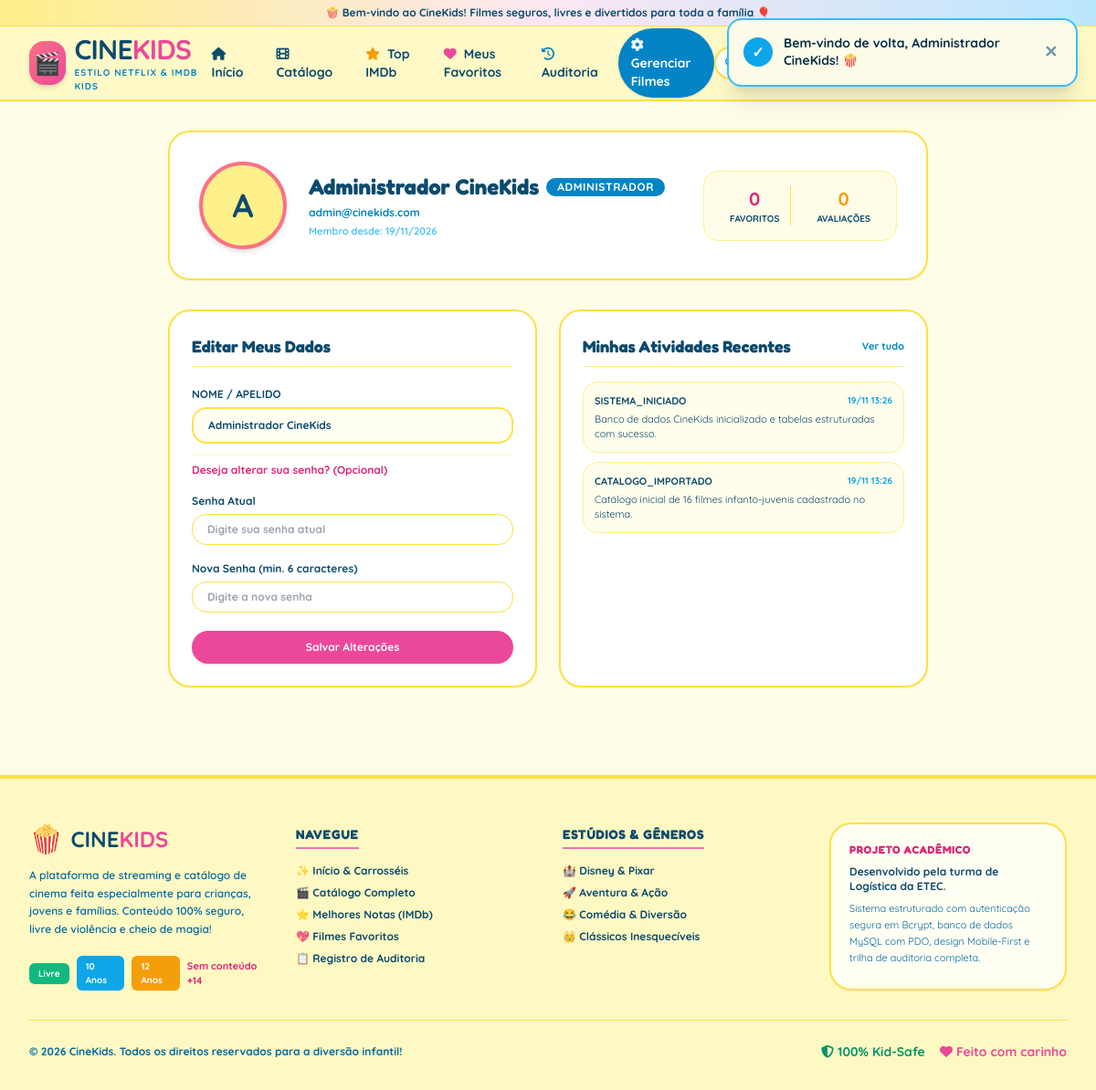
The app's page /perfil.php (signed in) with its own data.
### tables this page shows
CREATE TABLE IF NOT EXISTS `usuarios` (
  `id` INT AUTO_INCREMENT PRIMARY KEY,
  `nome` VARCHAR(100) NOT NULL,
  `email` VARCHAR(150) NOT NULL UNIQUE,
  `senha` VARCHAR(255) NOT NULL,
  `tipo` ENUM('admin', 'usuario') NOT NULL DEFAULT 'usuario',
  `avatar` VARCHAR(50) DEFAULT 'avatar1.png',
  `criado_em` TIMESTAMP DEFAULT CURRENT_TIMESTAMP
);

CREATE TABLE IF NOT EXISTS `logs_auditoria` (
  `id` INT AUTO_INCREMENT PRIMARY KEY,
  `usuario_id` INT NULL,
  `usuario_nome` VARCHAR(150) NULL,
  `acao` VARCHAR(50) NOT NULL,
  `detalhes` TEXT NOT NULL,
  `ip` VARCHAR(45) NULL,
  `data_hora` TIMESTAMP DEFAULT CURRENT_TIMESTAMP,
  FOREIGN KEY (`usuario_id`) REFERENCES `usuarios`(`id`) ON DELETE SET NULL
);

### perfil.php (the view, shortened to what this page needs)
<?php
require_once __DIR__ . '/includes/header.php';
$stmt = $pdo->prepare("SELECT * FROM usuarios WHERE id = :id LIMIT 1");
$stmt->execute([':id' => $usuarioAtual['id']]);
$user = $stmt->fetch();
$totalFavs = $pdo->prepare("SELECT COUNT(*) FROM favoritos WHERE usuario_id = :id");
$totalFavs->execute([':id' => $user['id']]);
$qtdFavs = $totalFavs->fetchColumn();
$totalAvals = $pdo->prepare("SELECT COUNT(*) FROM avaliacoes WHERE usuario_id = :id");
$totalAvals->execute([':id' => $user['id']]);
$qtdAvals = $totalAvals->fetchColumn();
$stmtLogs = $pdo->prepare("SELECT * FROM logs_auditoria WHERE usuario_id = :id ORDER BY data_hora DESC LIMIT 5");
$stmtLogs->execute([':id' => $user['id']]);
$meusLogs = $stmtLogs->fetchAll();
?>
<div class="max-w-4xl mx-auto px-4 sm:px-6 lg:px-8 py-8 space-y-8">
    <div class="bg-white rounded-3xl border-2 border-pastel-yellow-300 shadow-sm p-6 sm:p-8 flex flex-col sm:flex-row items-center gap-6">
        <div class="w-24 h-24 rounded-full bg-pastel-yellow-200 border-4 border-pastel-pink-400 flex items-center justify-center font-black text-4xl text-pastel-blue-900 shadow-md">
            <?= strtoupper(substr($user['nome'], 0, 1)) ?>
        </div>
        <div class="text-center sm:text-left flex-1 space-y-1">
            <div class="flex flex-col sm:flex-row sm:items-center gap-2">
                <h1 class="text-2xl font-black text-pastel-blue-900"><?= htmlspecialchars($user['nome']) ?></h1>
                <span class="px-3 py-0.5 rounded-full text-xs font-black uppercase tracking-wider <?= $user['tipo'] === 'admin' ? 'bg-pastel-blue-600 text-white' : 'bg-pastel-pink-500 text-white' ?> self-center sm:self-auto">
                    <?= $user['tipo'] === 'admin' ? 'Administrador' : 'Criança / Usuário' ?>
                </span>
            </div>
            <p class="text-xs font-bold text-pastel-blue-600"><?= htmlspecialchars($user['email']) ?></p>
            <p class="text-[11px] font-semibold text-pastel-blue-400">Membro desde: <?= date('d/m/Y', strtotime($user['criado_em'])) ?></p>
        </div>
        <div class="flex items-center gap-4 bg-pastel-yellow-50 p-4 rounded-2xl border border-pastel-yellow-200">
            <div class="text-center px-3 border-r border-pastel-yellow-300">
                <span class="text-xl font-black text-pastel-pink-600"><?= $qtdFavs ?></span>
                <p class="text-[10px] font-bold text-pastel-blue-800 uppercase">Favoritos</p>
            </div>
            <div class="text-center px-3">
                <span class="text-xl font-black text-amber-500"><?= $qtdAvals ?></span>
                <p class="text-[10px] font-bold text-pastel-blue-800 uppercase">Avaliações</p>
            </div>
        </div>
    </div>
    <div class="grid grid-cols-1 md:grid-cols-2 gap-6">
        <div class="bg-white rounded-3xl border-2 border-pastel-yellow-300 shadow-sm p-6 space-y-4">
            <h3 class="text-lg font-black text-pastel-blue-900 border-b border-pastel-yellow-200 pb-2">
                Editar Meus Dados
            </h3>
            <form action="actions/perfil_action.php" method="POST" class="space-y-3">
                <div class="space-y-1">
                    <label class="text-xs font-black uppercase text-pastel-blue-900">Nome / Apelido</label>
                    <input type="text" name="nome" value="<?= htmlspecialchars($user['nome']) ?>" required class="w-full px-4 py-2.5 rounded-2xl border-2 border-pastel-yellow-300 text-xs font-bold text-pastel-blue-900 focus:outline-none focus:ring-2 focus:ring-pastel-pink-300 bg-pastel-yellow-50/50">
                </div>
                <div class="pt-2 border-t border-pastel-yellow-100 space-y-3">
                    <p class="text-xs font-bold text-pastel-pink-600">Deseja alterar sua senha? (Opcional)</p>
                    <div class="space-y-1">
                        <label class="text-xs font-bold text-pastel-blue-800">Senha Atual</label>
                        <input type="password" name="senha_atual" placeholder="Digite sua senha atual" class="w-full px-4 py-2 rounded-2xl border border-pastel-yellow-300 text-xs font-bold text-pastel-blue-900 bg-white">
                    </div>
                    <div class="space-y-1">
                        <label class="text-xs font-bold text-pastel-blue-800">Nova Senha (min. 6 caracteres)</label>
                        <input type="password" name="nova_senha" placeholder="Digite a nova senha" class="w-full px-4 py-2 rounded-2xl border border-pastel-yellow-300 text-xs font-bold text-pastel-blue-900 bg-white">
                    </div>
                </div>
                <div class="pt-2">
                    <button type="submit" class="w-full py-2.5 rounded-full font-black text-xs bg-pastel-pink-500 hover:bg-pastel-pink-600 text-white shadow transition-all">
                        Salvar Alterações
                    </button>
                </div>
            </form>
        </div>
        <div class="bg-white rounded-3xl border-2 border-pastel-yellow-300 shadow-sm p-6 space-y-4">
            <div class="flex items-center justify-between border-b border-pastel-yellow-200 pb-2">
                <h3 class="text-lg font-black text-pastel-blue-900">
                    Minhas Atividades Recentes
                </h3>
                <a href="historico.php?busca=<?= urlencode($user['nome']) ?>" class="text-[11px] font-black text-pastel-blue-600 hover:text-pastel-pink-500">
                    Ver tudo
                </a>
            </div>
            <div class="space-y-2.5">
                <?php if (empty($meusLogs)): ?>
                    <p class="text-xs font-semibold text-pastel-blue-500 italic py-4 text-center">Nenhuma atividade registrada ainda.</p>
                <?php else: ?>
                    <?php foreach ($meusLogs as $l): ?>
                        <div class="p-3 rounded-2xl bg-pastel-yellow-50/80 border border-pastel-yellow-200 text-xs space-y-1">
                            <div class="flex items-center justify-between">
                                <span class="font-black text-pastel-blue-900 text-[11px]"><?= htmlspecialchars($l['acao']) ?></span>
                                <span class="text-[10px] text-pastel-blue-500 font-bold"><?= date('d/m H:i', strtotime($l['data_hora'])) ?></span>
                            </div>
                            <p class="text-[11px] text-pastel-blue-800"><?= htmlspecialchars($l['detalhes']) ?></p>
                        </div>
                    <?php endforeach; ?>
                <?php endif; ?>
            </div>
        </div>
    </div>
</div>
<?php require_once __DIR__ . '/includes/footer.php'; ?>

### assets/css/custom.css (style rules this page uses)
:root { --cor-amarelo-pastel: #FEF9C3; --cor-amarelo-forte: #FDE047; --cor-azul-pastel: #BAE6FD; --cor-azul-forte: #0284C7; --cor-rosa-pastel: #FBCFE8; --cor-rosa-forte: #EC4899; }
body { font-family: 'Quicksand', sans-serif; background-color: #FFFDE7; color: #0c4a6e; overflow-x: hidden; }
h1, h2, h3, h4, h5, h6, .font-fun { font-family: 'Fredoka', cursive, sans-serif; }

### records on screen
usuarios: nome "A", nome "Administrador CineKids", email "admin@cinekids.com", criado_em "19/11/2026"
logs_auditoria: acao "SISTEMA_INICIADO", data_hora "19/11 13:26", detalhes "Banco de dados CineKids inicializado e tabelas estruturadas com sucesso."
logs_auditoria: acao "CATALOGO_IMPORTADO", data_hora "19/11 13:26", detalhes "Catálogo inicial de 16 filmes infanto-juvenis cadastrado no sistema."

### other values on screen
$qtdFavs "0"
$qtdAvals "0"
